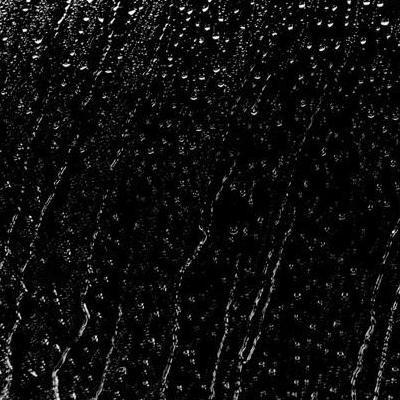
#> input picture 01_Python/02_OpenCV/code/image/rain.jpg, 400 x 400 px
$ jupyter execute '04_图像的算数运算.ipynb'
#> lines starting #> are read from the running program, lines starting #| are printed output that depends on the picture
[cell 1]
import cv2 as cv
import matplotlib.pyplot as plt
import numpy as np

[cell 2]
rain = cv.imread('image/rain.jpg')
#> rain is the input picture: shape (400, 400, 3); min 0, max 255, mean 14.4

[cell 3]
plt.imshow(rain[:, :, ::-1])

[cell 4]
view = cv.imread('image/view.jpg')
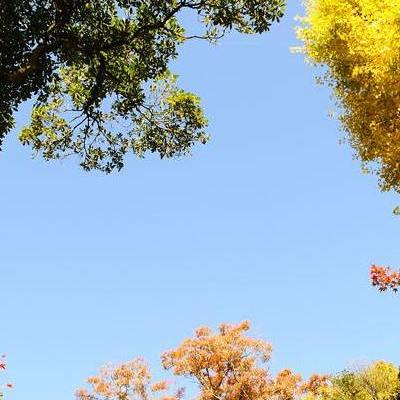
#> input picture 01_Python/02_OpenCV/code/image/view.jpg, 400 x 400 px
#> view is the input picture: shape (400, 400, 3); mean B, G, R 191.3, 177.1, 156.1

[cell 5]
plt.imshow(view[:, :, ::-1])

[cell 6]
img1 = cv.add(rain, view)
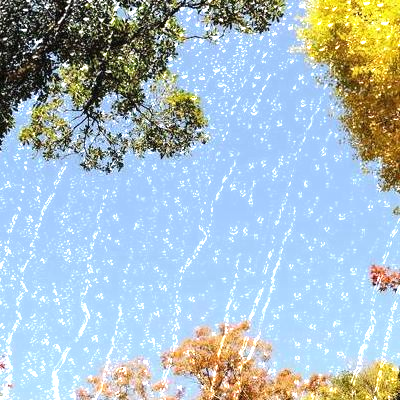
#> img1: shape (400, 400, 3); mean B, G, R 198.7, 188.7, 168.4
plt.imshow(img1[:, :, ::-1])

[cell 7]
img2 = rain + view
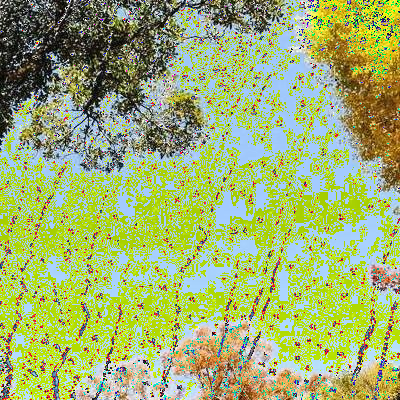
#> img2: shape (400, 400, 3); mean B, G, R 113.2, 176.8, 158.4
plt.imshow(img2[:, :, ::-1])

[cell 8]
img3 = cv.addWeighted(img1,0.7,img2,0.3,0)
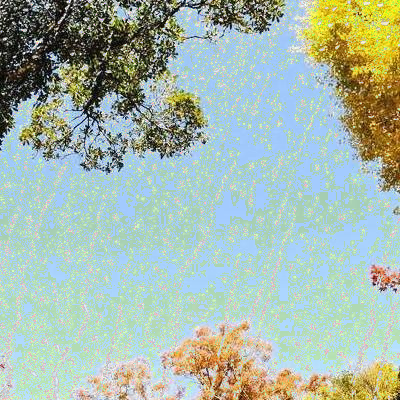
#> img3: shape (400, 400, 3); mean B, G, R 173, 185.1, 165.4
plt.imshow(img3[:, :, ::-1])
